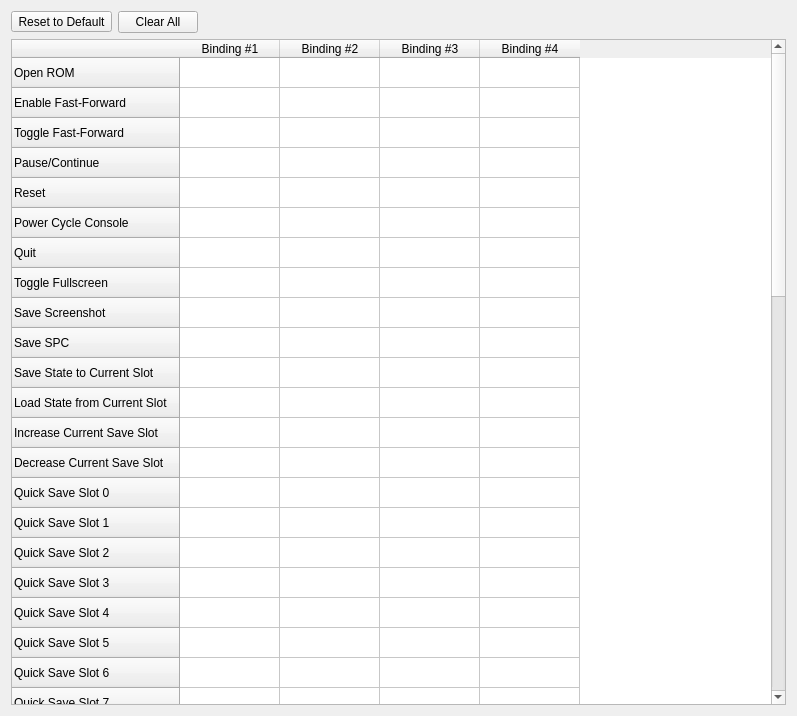
<?xml version="1.0" encoding="UTF-8"?>
<ui version="4.0">
 <class>ShortcutsPanel</class>
 <widget class="QWidget" name="ShortcutsPanel">
  <property name="geometry">
   <rect>
    <x>0</x>
    <y>0</y>
    <width>797</width>
    <height>716</height>
   </rect>
  </property>
  <property name="windowTitle">
   <string>Form</string>
  </property>
  <layout class="QVBoxLayout" name="verticalLayout">
   <item>
    <layout class="QHBoxLayout" name="horizontalLayout">
     <item>
      <widget class="QToolButton" name="toolButton_reset_to_default">
       <property name="text">
        <string>Reset to Default</string>
       </property>
      </widget>
     </item>
     <item>
      <widget class="QPushButton" name="pushButton_clear_all">
       <property name="text">
        <string>Clear All</string>
       </property>
      </widget>
     </item>
     <item>
      <spacer name="horizontalSpacer">
       <property name="orientation">
        <enum>Qt::Horizontal</enum>
       </property>
       <property name="sizeHint" stdset="0">
        <size>
         <width>40</width>
         <height>20</height>
        </size>
       </property>
      </spacer>
     </item>
    </layout>
   </item>
   <item>
    <widget class="QTableWidget" name="tableWidget_shortcuts">
     <property name="sizePolicy">
      <sizepolicy hsizetype="Expanding" vsizetype="Expanding">
       <horstretch>0</horstretch>
       <verstretch>0</verstretch>
      </sizepolicy>
     </property>
     <property name="whatsThis">
      <string>&lt;html&gt;&lt;head/&gt;&lt;body&gt;&lt;p&gt;This box lists application shortcuts. There are 4 slots, so you can assign 4 different keys or buttons to one function.&lt;/p&gt;&lt;p&gt;To set a binding, click a box or highlight it with the keyboard and press Enter/Return. The box will show three dots &amp;quot;...&amp;quot;. Press the desired key or gamepad button to assign it to that box. The Escape key will clear the box.&lt;/p&gt;&lt;/body&gt;&lt;/html&gt;</string>
     </property>
     <row>
      <property name="text">
       <string>Open ROM</string>
      </property>
     </row>
     <row>
      <property name="text">
       <string>Enable Fast-Forward</string>
      </property>
     </row>
     <row>
      <property name="text">
       <string>Toggle Fast-Forward</string>
      </property>
     </row>
     <row>
      <property name="text">
       <string>Pause/Continue</string>
      </property>
     </row>
     <row>
      <property name="text">
       <string>Reset</string>
      </property>
     </row>
     <row>
      <property name="text">
       <string>Power Cycle Console</string>
      </property>
     </row>
     <row>
      <property name="text">
       <string>Quit</string>
      </property>
     </row>
     <row>
      <property name="text">
       <string>Toggle Fullscreen</string>
      </property>
     </row>
     <row>
      <property name="text">
       <string>Save Screenshot</string>
      </property>
     </row>
     <row>
      <property name="text">
       <string>Save SPC</string>
      </property>
     </row>
     <row>
      <property name="text">
       <string>Save State to Current Slot</string>
      </property>
     </row>
     <row>
      <property name="text">
       <string>Load State from Current Slot</string>
      </property>
     </row>
     <row>
      <property name="text">
       <string>Increase Current Save Slot</string>
      </property>
     </row>
     <row>
      <property name="text">
       <string>Decrease Current Save Slot</string>
      </property>
     </row>
     <row>
      <property name="text">
       <string>Quick Save Slot 0</string>
      </property>
     </row>
     <row>
      <property name="text">
       <string>Quick Save Slot 1</string>
      </property>
     </row>
     <row>
      <property name="text">
       <string>Quick Save Slot 2</string>
      </property>
     </row>
     <row>
      <property name="text">
       <string>Quick Save Slot 3</string>
      </property>
     </row>
     <row>
      <property name="text">
       <string>Quick Save Slot 4</string>
      </property>
     </row>
     <row>
      <property name="text">
       <string>Quick Save Slot 5</string>
      </property>
     </row>
     <row>
      <property name="text">
       <string>Quick Save Slot 6</string>
      </property>
     </row>
     <row>
      <property name="text">
       <string>Quick Save Slot 7</string>
      </property>
     </row>
     <row>
      <property name="text">
       <string>Quick Save Slot 8</string>
      </property>
     </row>
     <row>
      <property name="text">
       <string>Quick Save Slot 9</string>
      </property>
     </row>
     <row>
      <property name="text">
       <string>Quick Load Slot 0</string>
      </property>
     </row>
     <row>
      <property name="text">
       <string>Quick Load Slot 1</string>
      </property>
     </row>
     <row>
      <property name="text">
       <string>Quick Load Slot 2</string>
      </property>
     </row>
     <row>
      <property name="text">
       <string>Quick Load Slot 3</string>
      </property>
     </row>
     <row>
      <property name="text">
       <string>Quick Load Slot 4</string>
      </property>
     </row>
     <row>
      <property name="text">
       <string>Quick Load Slot 5</string>
      </property>
     </row>
     <row>
      <property name="text">
       <string>Quick Load Slot 6</string>
      </property>
     </row>
     <row>
      <property name="text">
       <string>Quick Load Slot 7</string>
      </property>
     </row>
     <row>
      <property name="text">
       <string>Quick Load Slot 8</string>
      </property>
     </row>
     <row>
      <property name="text">
       <string>Quick Load Slot 9</string>
      </property>
     </row>
     <row>
      <property name="text">
       <string>Rewind</string>
      </property>
     </row>
     <row>
      <property name="text">
       <string>Grab Mouse</string>
      </property>
     </row>
     <row>
      <property name="text">
       <string>Swap Controllers 1 and 2</string>
      </property>
     </row>
     <row>
      <property name="text">
       <string>Toggle BG Layer 0</string>
      </property>
     </row>
     <row>
      <property name="text">
       <string>Toggle BG Layer 1</string>
      </property>
     </row>
     <row>
      <property name="text">
       <string>Toggle BG Layer 2</string>
      </property>
     </row>
     <row>
      <property name="text">
       <string>Toggle BG Layer 3</string>
      </property>
     </row>
     <row>
      <property name="text">
       <string>Toggle Sprites</string>
      </property>
     </row>
     <row>
      <property name="text">
       <string>Change Backdrop Color</string>
      </property>
     </row>
     <row>
      <property name="text">
       <string>Toggle Sound Channel 1</string>
      </property>
     </row>
     <row>
      <property name="text">
       <string>Toggle Sound Channel 2</string>
      </property>
     </row>
     <row>
      <property name="text">
       <string>Toggle Sound Channel 3</string>
      </property>
     </row>
     <row>
      <property name="text">
       <string>Toggle Sound Channel 4</string>
      </property>
     </row>
     <row>
      <property name="text">
       <string>Toggle Sound Channel 5</string>
      </property>
     </row>
     <row>
      <property name="text">
       <string>Toggle Sound Channel 6</string>
      </property>
     </row>
     <row>
      <property name="text">
       <string>Toggle Sound Channel 7</string>
      </property>
     </row>
     <row>
      <property name="text">
       <string>Toggle Sound Channel 8</string>
      </property>
     </row>
     <row>
      <property name="text">
       <string>Toggle All Sound Channels</string>
      </property>
     </row>
     <row>
      <property name="text">
       <string>Start Recording</string>
      </property>
     </row>
     <row>
      <property name="text">
       <string>Stop Recording</string>
      </property>
     </row>
     <row>
      <property name="text">
       <string>Seek to Frame</string>
      </property>
     </row>
     <column>
      <property name="text">
       <string>Binding #1</string>
      </property>
     </column>
     <column>
      <property name="text">
       <string>Binding #2</string>
      </property>
     </column>
     <column>
      <property name="text">
       <string>Binding #3</string>
      </property>
     </column>
     <column>
      <property name="text">
       <string>Binding #4</string>
      </property>
     </column>
    </widget>
   </item>
  </layout>
 </widget>
 <resources/>
 <connections/>
</ui>
